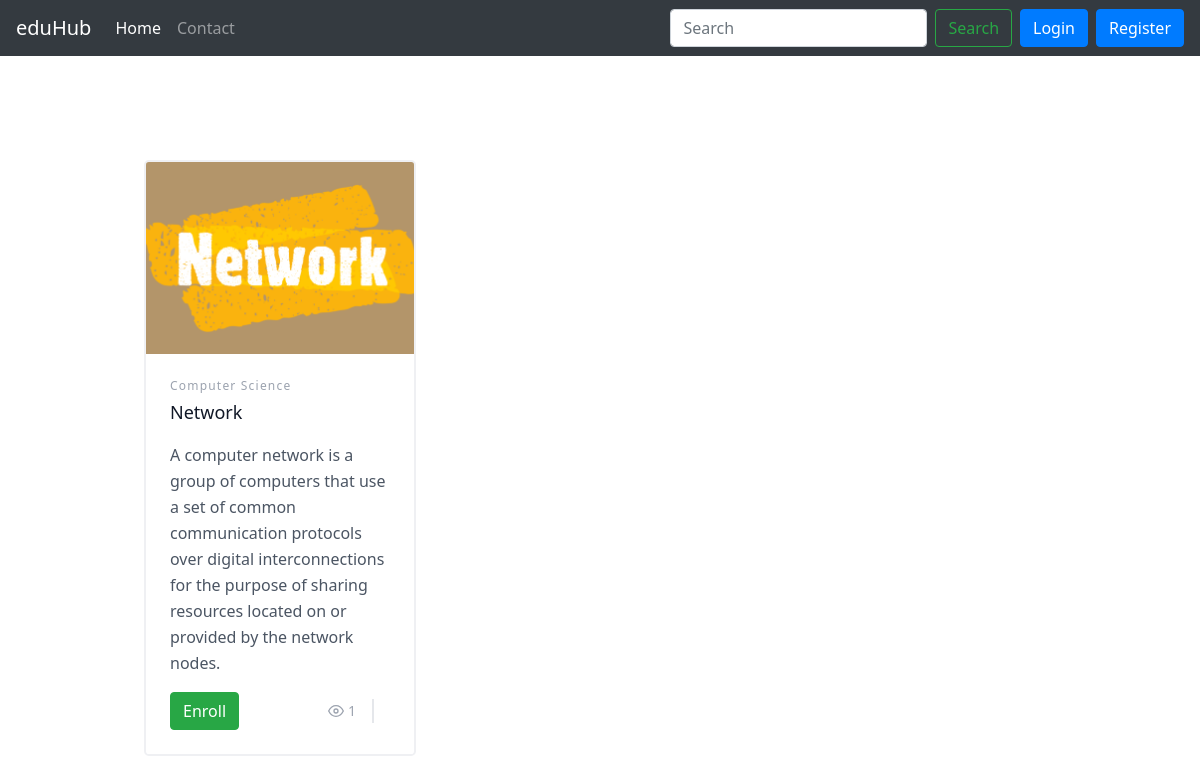
The app's page /, older data.
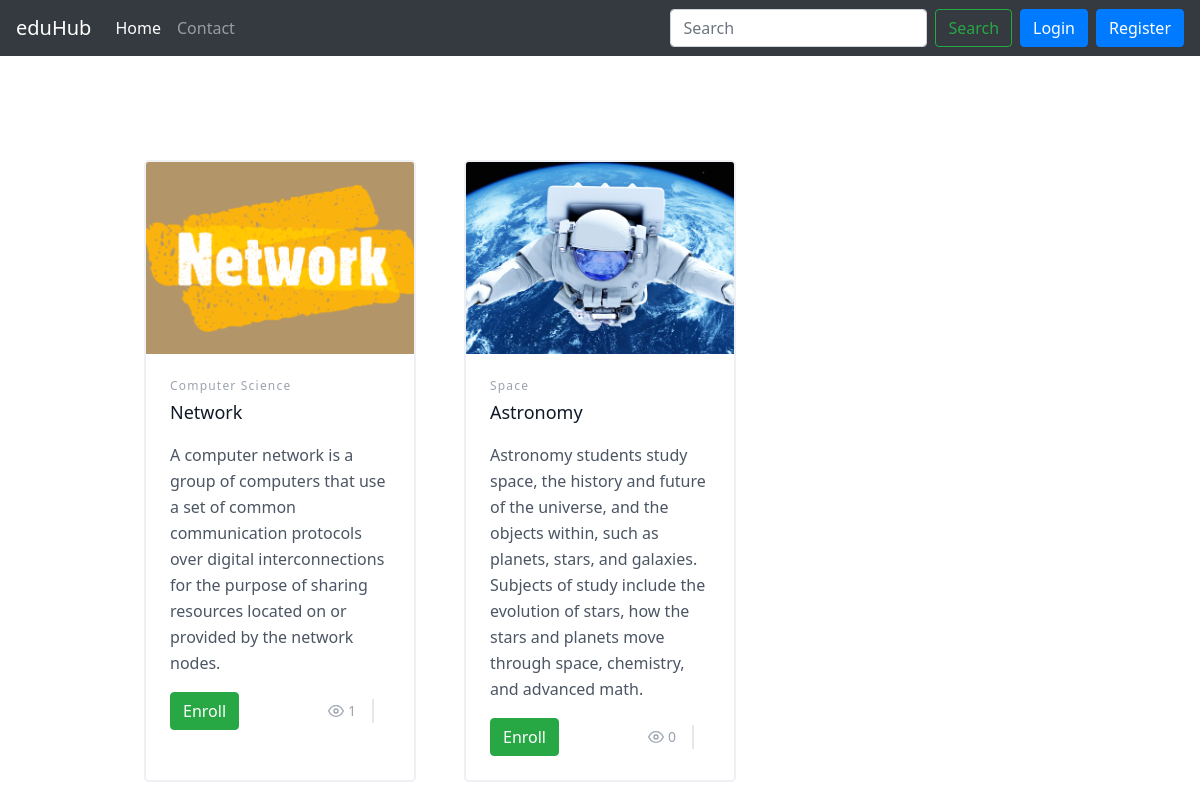
The same page, newer data.
### eduHub/models.py (models this page shows, shortened)
class Course(models.Model):
    thumbnail = models.ImageField(upload_to='thumbnails')
    desc = models.TextField()
    title = models.TextField(default="")
    category = models.TextField(default="")
    posts = models.ManyToManyField(Post, blank=True)
    id = models.AutoField(primary_key=True)
    enrolled_users = models.ManyToManyField(User, blank=True, default='0')
    def enrolled_count(self):
        return self.enrolled_users.all().count()

### eduHub/views.py (the view)
# urls.py: path("", views.index, name="index"),
def index(request):
    return render(request, "index.html", {
        "Course":Course.objects.all()
    })

### eduHub/templates/index.html (shortened to what this page needs)
{% extends "layout.html" %}
{% load static %}
{% block nav-home %}
<li class="nav-item active">
    <a class="nav-link" href="/">Home <span class="sr-only">(current)</span></a>
</li>
{% endblock nav-home %}
{% block body %}
<link href="https://unpkg.com/tailwindcss@^2/dist/tailwind.min.css" rel="stylesheet">
<section class="text-gray-600 body-font">
    <div class="container px-5 py-24 mx-auto">
      <div class="flex flex-wrap -m-4">
        {% for course in Course %}
        <div class="p-4 md:w-1/3">
          <div class="h-full border-2 border-gray-200 border-opacity-60 rounded-lg overflow-hidden">
            <img class="lg:h-48 md:h-36 w-full object-cover object-center" src="{{course.thumbnail.url}}" alt="blog">
            <div class="p-6">
              <h2 class="tracking-widest text-xs title-font font-medium text-gray-400 mb-1">{{course.category}}</h2>
              <h1 class="title-font text-lg font-medium text-gray-900 mb-3">{{course.title}}</h1>
              <p class="leading-relaxed mb-3">{{course.desc}}</p>
              <div class="flex items-center flex-wrap ">
                {% if request.user in course.enrolled_users.all %}
                <a href="/viewMaterial/{{course.id}}">
                  <button type="button" class="btn btn-info">View Material</button>
                </a>
                {% else %}
                  <a onclick="return enroll('{{course.id}}')" href="/enroll/{{course.id}}">
                    <button type="button" class="btn btn-success">Enroll</button>
                  </a>
                {% endif %}
                <span class="text-gray-400 mr-3 inline-flex items-center lg:ml-auto md:ml-0 ml-auto leading-none text-sm pr-3 py-1 border-r-2 border-gray-200">
                  <svg class="w-4 h-4 mr-1" stroke="currentColor" stroke-width="2" fill="none" stroke-linecap="round" stroke-linejoin="round" viewBox="0 0 24 24">
                    <path d="M1 12s4-8 11-8 11 8 11 8-4 8-11 8-11-8-11-8z"></path>
                    <circle cx="12" cy="12" r="3"></circle>
                  </svg>{{course.enrolled_count}}
                </span>
              </div>
            </div>
          </div>
        </div>
        {% endfor %}
      </div>
    </div>
</section>
{% endblock %}

### eduHub/templates/layout.html (shortened to what this page needs)
{% load static %}
<!DOCTYPE html>
<html lang="en">
<head>
  <link rel="stylesheet" href="https://cdn.jsdelivr.net/npm/bootstrap@4.5.3/dist/css/bootstrap.min.css">
</head>
<body>
  <nav class="navbar navbar-expand-lg navbar-dark bg-dark">
    <a class="navbar-brand" onclick="home()" style="cursor: pointer;">eduHub</a>
    <div class="collapse navbar-collapse" id="navbarSupportedContent">
      <ul class="navbar-nav mr-auto">
        {% block nav-home %}{% endblock nav-home %}
        {% block nav-contact %}
        <li class="nav-item">
          <a class="nav-link" href="/contact">Contact</a>
        </li>
        {% endblock nav-contact %}
      </ul>
      <form class="form-inline my-2 my-lg-0" action="/search">
        <input class="form-control mr-sm-2" type="search" placeholder="Search" aria-label="Search" name="query" id="query" required>
        <button class="btn btn-outline-success my-2 my-sm-0" type="submit">Search</button>
      </form>
      {% if not request.user.is_authenticated %}
      <a href="/login">
        <button class="btn btn-primary mx-2 my-sm-0">Login</button>
      </a>
      <a href="/register">
        <button class="btn btn-primary">Register</button>
      </a>
      {% endif %}
    </div>
  </nav>
{% block body %}{% endblock %}
</body>
</html>

Row changes from the older to the newer data that the page shows:
added Course: thumbnail (picture), category "Space", title "Astronomy", desc "Astronomy students study space, the history and future of the universe, and the objects within, such as planets, stars, and galaxies. Subjects of study include the evolution of stars, how the stars and planets move through space, chemistry, and advanced math.", enrolled_count "0"
